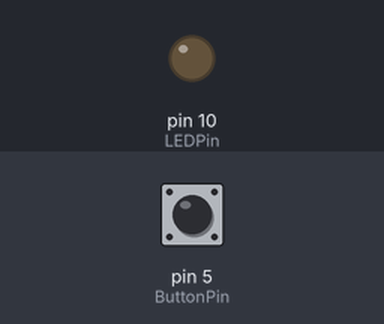
A sketch run on a simulated Arduino Uno, built with avr-gcc and run on an emulated ATmega328P. Shown: output pins drawn as LEDs (lit = HIGH). The test bench sets the inputs (shaded band); at power-on: pin 5 (ButtonPin) LOW.

Above: at 1.2 s.
1.3 s: pin 5 (ButtonPin) pulled HIGH for 0.15 s
At 1.37 s:
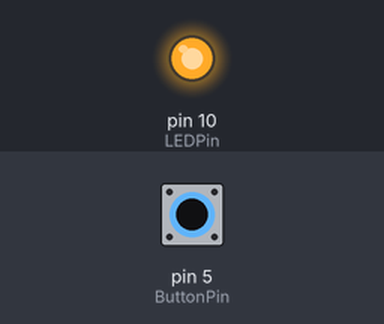
2.9 s: pin 5 (ButtonPin) pulled HIGH for 3.2 s
At 6.7 s:
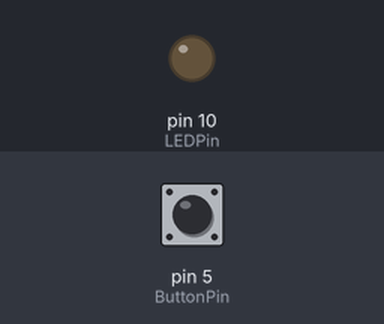
Timing chart, 0 to 8.2 s (numbered marks = the images above; inputs shaded):
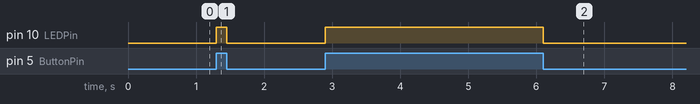

The sketch:

The_Pushbutton_as_an_Input_-_User_Guide_1.ino
```cpp
/* PB as input program (Digital Input)
The purpose of this program is to turn an LED on and off through a push button
The push button is connected to pin 5
The LED is connected to pin 10
 */
int ButtonPin = 5;  // Declare "ButtonPin" as a variable for pin 5
int LEDPin = 10;  // Declare "LEDPin" as a variable for pin 10
int ButtonState = 0;  // Declaring "ButtonState" as a variable to be placed as "HIGH" or "LOW"

void setup() {
  // put your setup code here, to run once:
pinMode (LEDPin, OUTPUT);  // Identify digital pin 10 (LEDPin) as an output
pinMode (ButtonPin, INPUT);  // Identify digital pin 5 (ButtonPin) as an input
}

void loop() {
  // put your main code here, to run repeatedly:
ButtonState = digitalRead (ButtonPin);  // Identify the state of the push button
if (ButtonState == HIGH){  // States that the following line only applies if the ButtonState is HIGH (push button is being pressed)
  digitalWrite (LEDPin, HIGH);  // Turn on LEDPin when digital pin 10 is HIGH
} else {  // States that the following line only applies if the ButtonState is NOT HIGH (push button is not being pressed)
  digitalWrite(LEDPin, LOW);  // Turn off LEDPin when digital pin 10 is LOW
}
}
```

Measured:
- after the input at 1.3 s, pin 10 (LEDPin): LOW → HIGH at once, → LOW 0.15 s later
- after the input at 2.9 s, pin 10 (LEDPin): LOW → HIGH at once, → LOW 3.2 s later
